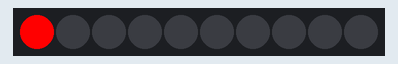
Simulated run of this sketch. Board: Arduino Uno, built with avr-gcc and run on an emulated ATmega328P. On the bench: 10 RGB LEDs in strip order, left to right.

Above: at 0.12 s.
At 0.62 s:
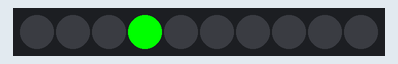
At 1.12 s:
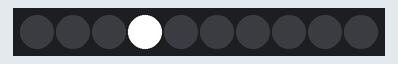

The sketch:

1-set-pixel-color.ino
```cpp
#include <Adafruit_NeoPixel.h>

#define PIN 6
#define AMOUNT_OF_LEDS 10
#define DELAY 250

Adafruit_NeoPixel strip = Adafruit_NeoPixel(AMOUNT_OF_LEDS, PIN, NEO_GRB + NEO_KHZ800);

void setup() {
  strip.begin();
  strip.show(); // Initialize all pixels to 'off'
}

void loop() {
  strip.setPixelColor(0, strip.Color(255, 0, 0));
  strip.show();
  delay(DELAY);
  strip.setPixelColor(0, strip.Color(0, 0, 0));
  strip.show();
  delay(DELAY);
  strip.setPixelColor(3, strip.Color(0, 255, 0));
  strip.show();
  delay(DELAY);
  strip.setPixelColor(3, strip.Color(255, 255, 0));
  strip.show();
  delay(DELAY);
  strip.setPixelColor(3, strip.Color(255, 255, 255));
  strip.show();
  delay(DELAY);
  strip.setPixelColor(3, strip.Color(0,0,0));
  strip.show();
  delay(DELAY);
}
```

Measured:
- by itself, everything shown: repeats every 1.5 s, in 6 steps
